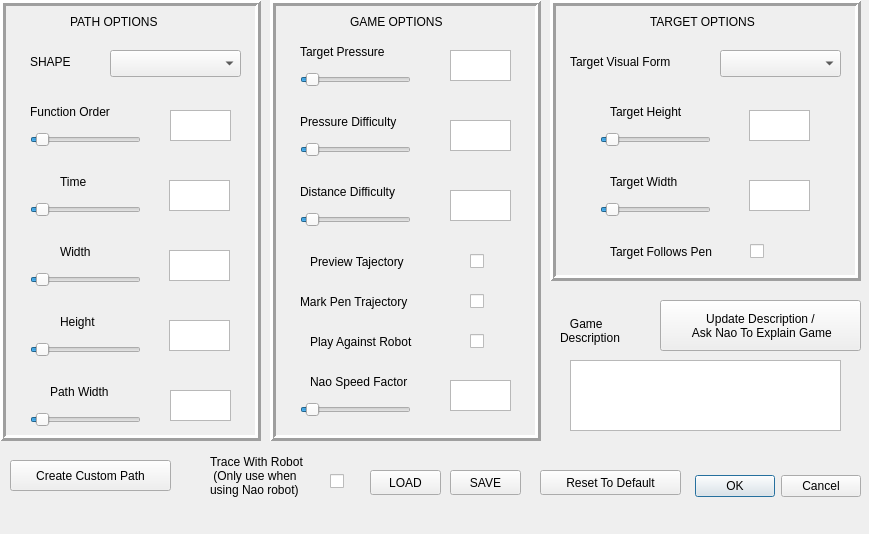
<?xml version="1.0" encoding="UTF-8"?>
<ui version="4.0">
 <class>Dialog</class>
 <widget class="QDialog" name="Dialog">
  <property name="geometry">
   <rect>
    <x>0</x>
    <y>0</y>
    <width>869</width>
    <height>534</height>
   </rect>
  </property>
  <property name="acceptDrops">
   <bool>false</bool>
  </property>
  <property name="windowTitle">
   <string>Dialog</string>
  </property>
  <widget class="QDialogButtonBox" name="buttonBox">
   <property name="geometry">
    <rect>
     <x>670</x>
     <y>470</y>
     <width>191</width>
     <height>32</height>
    </rect>
   </property>
   <property name="orientation">
    <enum>Qt::Horizontal</enum>
   </property>
   <property name="standardButtons">
    <set>QDialogButtonBox::Cancel|QDialogButtonBox::Ok</set>
   </property>
  </widget>
  <widget class="QPushButton" name="buttonResetToDefault">
   <property name="geometry">
    <rect>
     <x>540</x>
     <y>470</y>
     <width>141</width>
     <height>25</height>
    </rect>
   </property>
   <property name="toolTip">
    <string>Reset settings to default</string>
   </property>
   <property name="text">
    <string>Reset To Default</string>
   </property>
  </widget>
  <widget class="QComboBox" name="choice_shape">
   <property name="geometry">
    <rect>
     <x>110</x>
     <y>50</y>
     <width>131</width>
     <height>27</height>
    </rect>
   </property>
   <property name="styleSheet">
    <string notr="true"/>
   </property>
   <property name="currentText">
    <string/>
   </property>
  </widget>
  <widget class="QLabel" name="label_time">
   <property name="geometry">
    <rect>
     <x>60</x>
     <y>160</y>
     <width>51</width>
     <height>43</height>
    </rect>
   </property>
   <property name="toolTip">
    <string>The time it takes for the robot to simulate tracing the path.</string>
   </property>
   <property name="text">
    <string>Time</string>
   </property>
  </widget>
  <widget class="QTextEdit" name="e_time">
   <property name="geometry">
    <rect>
     <x>169</x>
     <y>180</y>
     <width>61</width>
     <height>31</height>
    </rect>
   </property>
  </widget>
  <widget class="QTextEdit" name="e_height">
   <property name="geometry">
    <rect>
     <x>169</x>
     <y>320</y>
     <width>61</width>
     <height>31</height>
    </rect>
   </property>
  </widget>
  <widget class="QLabel" name="label_width">
   <property name="geometry">
    <rect>
     <x>60</x>
     <y>230</y>
     <width>61</width>
     <height>43</height>
    </rect>
   </property>
   <property name="toolTip">
    <string>Total width of the entire path</string>
   </property>
   <property name="text">
    <string>Width</string>
   </property>
  </widget>
  <widget class="QLabel" name="label_height">
   <property name="geometry">
    <rect>
     <x>60</x>
     <y>300</y>
     <width>61</width>
     <height>43</height>
    </rect>
   </property>
   <property name="toolTip">
    <string>Total height of the entire path</string>
   </property>
   <property name="text">
    <string>Height</string>
   </property>
  </widget>
  <widget class="QTextEdit" name="e_width">
   <property name="geometry">
    <rect>
     <x>169</x>
     <y>250</y>
     <width>61</width>
     <height>31</height>
    </rect>
   </property>
  </widget>
  <widget class="QTextEdit" name="e_pressureDifficulty">
   <property name="geometry">
    <rect>
     <x>450</x>
     <y>120</y>
     <width>61</width>
     <height>31</height>
    </rect>
   </property>
  </widget>
  <widget class="QLabel" name="label_pressureDifficulty">
   <property name="geometry">
    <rect>
     <x>300</x>
     <y>100</y>
     <width>141</width>
     <height>43</height>
    </rect>
   </property>
   <property name="toolTip">
    <string>How close the pressure has to be 
 to the target pressure to make the target green</string>
   </property>
   <property name="text">
    <string>Pressure Difficulty</string>
   </property>
  </widget>
  <widget class="QLabel" name="label_targetPressure">
   <property name="geometry">
    <rect>
     <x>300</x>
     <y>30</y>
     <width>131</width>
     <height>43</height>
    </rect>
   </property>
   <property name="toolTip">
    <string>The constant pressure the need to be kept along the path</string>
   </property>
   <property name="text">
    <string>Target Pressure</string>
   </property>
  </widget>
  <widget class="QLabel" name="label_distanceDifficulty">
   <property name="geometry">
    <rect>
     <x>300</x>
     <y>170</y>
     <width>141</width>
     <height>43</height>
    </rect>
   </property>
   <property name="toolTip">
    <string>How close you have to be to the target center 
 to make the target green</string>
   </property>
   <property name="text">
    <string>Distance Difficulty</string>
   </property>
  </widget>
  <widget class="QTextEdit" name="e_distanceDifficulty">
   <property name="geometry">
    <rect>
     <x>450</x>
     <y>190</y>
     <width>61</width>
     <height>31</height>
    </rect>
   </property>
  </widget>
  <widget class="QPushButton" name="buttonNaoExplain">
   <property name="geometry">
    <rect>
     <x>660</x>
     <y>300</y>
     <width>201</width>
     <height>51</height>
    </rect>
   </property>
   <property name="toolTip">
    <string>Make the robot explain the game, and update the game description above</string>
   </property>
   <property name="text">
    <string>Update Description / 
 Ask Nao To Explain Game</string>
   </property>
  </widget>
  <widget class="QTextEdit" name="e_targetHeight">
   <property name="geometry">
    <rect>
     <x>749</x>
     <y>110</y>
     <width>61</width>
     <height>31</height>
    </rect>
   </property>
  </widget>
  <widget class="QTextEdit" name="e_targetWidth">
   <property name="geometry">
    <rect>
     <x>749</x>
     <y>180</y>
     <width>61</width>
     <height>31</height>
    </rect>
   </property>
  </widget>
  <widget class="QLabel" name="label_targetWidth">
   <property name="geometry">
    <rect>
     <x>610</x>
     <y>160</y>
     <width>111</width>
     <height>43</height>
    </rect>
   </property>
   <property name="toolTip">
    <string>Width of the target</string>
   </property>
   <property name="text">
    <string>Target Width</string>
   </property>
  </widget>
  <widget class="QLabel" name="label_targetHeight">
   <property name="geometry">
    <rect>
     <x>610</x>
     <y>90</y>
     <width>111</width>
     <height>43</height>
    </rect>
   </property>
   <property name="toolTip">
    <string>Height of the target</string>
   </property>
   <property name="text">
    <string>Target Height</string>
   </property>
  </widget>
  <widget class="QComboBox" name="choice_visualForm">
   <property name="geometry">
    <rect>
     <x>720</x>
     <y>50</y>
     <width>121</width>
     <height>27</height>
    </rect>
   </property>
   <property name="styleSheet">
    <string notr="true"/>
   </property>
   <property name="currentText">
    <string/>
   </property>
  </widget>
  <widget class="QLabel" name="label_visualForm">
   <property name="geometry">
    <rect>
     <x>570</x>
     <y>40</y>
     <width>141</width>
     <height>43</height>
    </rect>
   </property>
   <property name="toolTip">
    <string>What the target looks like on the screen</string>
   </property>
   <property name="text">
    <string>Target Visual Form</string>
   </property>
  </widget>
  <widget class="QLabel" name="label_order">
   <property name="geometry">
    <rect>
     <x>30</x>
     <y>90</y>
     <width>121</width>
     <height>43</height>
    </rect>
   </property>
   <property name="toolTip">
    <string>For sinusoid: number of waves. 
 For random splines: waviness of the spline. 
 For Spiral: number of turns</string>
   </property>
   <property name="text">
    <string>Function Order</string>
   </property>
  </widget>
  <widget class="QTextEdit" name="e_order">
   <property name="geometry">
    <rect>
     <x>170</x>
     <y>110</y>
     <width>61</width>
     <height>31</height>
    </rect>
   </property>
  </widget>
  <widget class="QLabel" name="label_markPenTraj">
   <property name="geometry">
    <rect>
     <x>300</x>
     <y>280</y>
     <width>161</width>
     <height>43</height>
    </rect>
   </property>
   <property name="toolTip">
    <string>If left unchecked, the pen will leave no trace</string>
   </property>
   <property name="text">
    <string>Mark Pen Trajectory</string>
   </property>
  </widget>
  <widget class="QCheckBox" name="c_markPenTraj">
   <property name="geometry">
    <rect>
     <x>470</x>
     <y>290</y>
     <width>21</width>
     <height>22</height>
    </rect>
   </property>
   <property name="acceptDrops">
    <bool>false</bool>
   </property>
   <property name="text">
    <string/>
   </property>
   <property name="checked">
    <bool>false</bool>
   </property>
  </widget>
  <widget class="QLabel" name="label_targetFollowsPen">
   <property name="geometry">
    <rect>
     <x>610</x>
     <y>230</y>
     <width>151</width>
     <height>43</height>
    </rect>
   </property>
   <property name="toolTip">
    <string>If checked, the target will follow the pen and not the path, 
 the user can go along the path at their own speed</string>
   </property>
   <property name="text">
    <string>Target Follows Pen</string>
   </property>
  </widget>
  <widget class="QCheckBox" name="c_previewTraj">
   <property name="geometry">
    <rect>
     <x>470</x>
     <y>250</y>
     <width>21</width>
     <height>22</height>
    </rect>
   </property>
   <property name="acceptDrops">
    <bool>false</bool>
   </property>
   <property name="text">
    <string/>
   </property>
   <property name="checked">
    <bool>false</bool>
   </property>
  </widget>
  <widget class="QLabel" name="label_previewTraj">
   <property name="geometry">
    <rect>
     <x>310</x>
     <y>240</y>
     <width>151</width>
     <height>43</height>
    </rect>
   </property>
   <property name="toolTip">
    <string>If left unchecked, the path will not be drawn onto the screen, 
 the user will have to follow the target without knowing where it is going</string>
   </property>
   <property name="text">
    <string>Preview Tajectory</string>
   </property>
  </widget>
  <widget class="QLabel" name="label_pathWidth">
   <property name="geometry">
    <rect>
     <x>50</x>
     <y>370</y>
     <width>91</width>
     <height>43</height>
    </rect>
   </property>
   <property name="toolTip">
    <string>Width of the path</string>
   </property>
   <property name="text">
    <string>Path Width</string>
   </property>
  </widget>
  <widget class="QTextEdit" name="e_pathWidth">
   <property name="geometry">
    <rect>
     <x>170</x>
     <y>390</y>
     <width>61</width>
     <height>31</height>
    </rect>
   </property>
  </widget>
  <widget class="QLabel" name="label_playAgainstRobot">
   <property name="geometry">
    <rect>
     <x>310</x>
     <y>320</y>
     <width>151</width>
     <height>43</height>
    </rect>
   </property>
   <property name="toolTip">
    <string>A robot head will traverse the path, 
 the goal is to get to the end of the path before the robot</string>
   </property>
   <property name="text">
    <string>Play Against Robot</string>
   </property>
  </widget>
  <widget class="QCheckBox" name="c_traceWithRobot">
   <property name="geometry">
    <rect>
     <x>330</x>
     <y>470</y>
     <width>21</width>
     <height>22</height>
    </rect>
   </property>
   <property name="acceptDrops">
    <bool>false</bool>
   </property>
   <property name="text">
    <string/>
   </property>
   <property name="checked">
    <bool>false</bool>
   </property>
  </widget>
  <widget class="QCheckBox" name="c_playAgainstRobot">
   <property name="geometry">
    <rect>
     <x>470</x>
     <y>330</y>
     <width>21</width>
     <height>22</height>
    </rect>
   </property>
   <property name="acceptDrops">
    <bool>false</bool>
   </property>
   <property name="text">
    <string/>
   </property>
   <property name="checked">
    <bool>false</bool>
   </property>
  </widget>
  <widget class="QLabel" name="label_traceWithRobot">
   <property name="geometry">
    <rect>
     <x>210</x>
     <y>440</y>
     <width>141</width>
     <height>71</height>
    </rect>
   </property>
   <property name="toolTip">
    <string>The robot will pretend to trace the path 
 before starting the game</string>
   </property>
   <property name="text">
    <string>Trace With Robot 
 (Only use when 
using Nao robot)</string>
   </property>
  </widget>
  <widget class="QLabel" name="label_naoSpeedFactor">
   <property name="geometry">
    <rect>
     <x>310</x>
     <y>360</y>
     <width>141</width>
     <height>43</height>
    </rect>
   </property>
   <property name="toolTip">
    <string>Regulates the speed of the robot head along the path</string>
   </property>
   <property name="text">
    <string>Nao Speed Factor</string>
   </property>
  </widget>
  <widget class="QTextEdit" name="e_naoSpeedFactor">
   <property name="geometry">
    <rect>
     <x>450</x>
     <y>380</y>
     <width>61</width>
     <height>31</height>
    </rect>
   </property>
  </widget>
  <widget class="QPushButton" name="buttonLoad">
   <property name="geometry">
    <rect>
     <x>370</x>
     <y>470</y>
     <width>71</width>
     <height>25</height>
    </rect>
   </property>
   <property name="toolTip">
    <string>Load saved settings</string>
   </property>
   <property name="text">
    <string>LOAD</string>
   </property>
  </widget>
  <widget class="QPushButton" name="buttonSave">
   <property name="geometry">
    <rect>
     <x>450</x>
     <y>470</y>
     <width>71</width>
     <height>25</height>
    </rect>
   </property>
   <property name="toolTip">
    <string>Save current settings</string>
   </property>
   <property name="text">
    <string>SAVE</string>
   </property>
  </widget>
  <widget class="QLabel" name="label_gameOptions">
   <property name="geometry">
    <rect>
     <x>350</x>
     <y>0</y>
     <width>111</width>
     <height>43</height>
    </rect>
   </property>
   <property name="text">
    <string>GAME OPTIONS</string>
   </property>
  </widget>
  <widget class="QLabel" name="label_gameOptions_2">
   <property name="geometry">
    <rect>
     <x>650</x>
     <y>0</y>
     <width>131</width>
     <height>43</height>
    </rect>
   </property>
   <property name="text">
    <string>TARGET OPTIONS</string>
   </property>
  </widget>
  <widget class="QLabel" name="label_gameOptions_3">
   <property name="geometry">
    <rect>
     <x>70</x>
     <y>0</y>
     <width>131</width>
     <height>43</height>
    </rect>
   </property>
   <property name="text">
    <string>PATH OPTIONS</string>
   </property>
  </widget>
  <widget class="QFrame" name="frame">
   <property name="geometry">
    <rect>
     <x>0</x>
     <y>0</y>
     <width>261</width>
     <height>441</height>
    </rect>
   </property>
   <property name="frameShape">
    <enum>QFrame::Box</enum>
   </property>
   <property name="frameShadow">
    <enum>QFrame::Raised</enum>
   </property>
   <property name="lineWidth">
    <number>3</number>
   </property>
  </widget>
  <widget class="QFrame" name="frame_2">
   <property name="geometry">
    <rect>
     <x>270</x>
     <y>0</y>
     <width>271</width>
     <height>441</height>
    </rect>
   </property>
   <property name="frameShape">
    <enum>QFrame::Box</enum>
   </property>
   <property name="frameShadow">
    <enum>QFrame::Raised</enum>
   </property>
   <property name="lineWidth">
    <number>3</number>
   </property>
  </widget>
  <widget class="QFrame" name="frame_3">
   <property name="geometry">
    <rect>
     <x>550</x>
     <y>0</y>
     <width>311</width>
     <height>281</height>
    </rect>
   </property>
   <property name="frameShape">
    <enum>QFrame::Box</enum>
   </property>
   <property name="frameShadow">
    <enum>QFrame::Raised</enum>
   </property>
   <property name="lineWidth">
    <number>3</number>
   </property>
   <widget class="QCheckBox" name="c_targetFollowsPen">
    <property name="geometry">
     <rect>
      <x>200</x>
      <y>240</y>
      <width>21</width>
      <height>22</height>
     </rect>
    </property>
    <property name="acceptDrops">
     <bool>false</bool>
    </property>
    <property name="text">
     <string/>
    </property>
    <property name="checked">
     <bool>false</bool>
    </property>
   </widget>
  </widget>
  <widget class="QTextBrowser" name="textGameDescription">
   <property name="geometry">
    <rect>
     <x>570</x>
     <y>360</y>
     <width>271</width>
     <height>71</height>
    </rect>
   </property>
   <property name="toolTip">
    <string>Description of the game. 
 Click Ask Nao To Explain Game to update the description</string>
   </property>
   <property name="html">
    <string>&lt;!DOCTYPE HTML PUBLIC &quot;-//W3C//DTD HTML 4.0//EN&quot; &quot;http://www.w3.org/TR/REC-html40/strict.dtd&quot;&gt;
&lt;html&gt;&lt;head&gt;&lt;meta name=&quot;qrichtext&quot; content=&quot;1&quot; /&gt;&lt;style type=&quot;text/css&quot;&gt;
p, li { white-space: pre-wrap; }
&lt;/style&gt;&lt;/head&gt;&lt;body style=&quot; font-family:'Ubuntu'; font-size:11pt; font-weight:400; font-style:normal;&quot;&gt;
&lt;p style=&quot;-qt-paragraph-type:empty; margin-top:0px; margin-bottom:0px; margin-left:0px; margin-right:0px; -qt-block-indent:0; text-indent:0px;&quot;&gt;&lt;br /&gt;&lt;/p&gt;&lt;/body&gt;&lt;/html&gt;</string>
   </property>
  </widget>
  <widget class="QLabel" name="label_gameDescription">
   <property name="geometry">
    <rect>
     <x>560</x>
     <y>300</y>
     <width>111</width>
     <height>61</height>
    </rect>
   </property>
   <property name="toolTip">
    <string>Description of the game. 
 Click Ask Nao To Explain Game to update the description</string>
   </property>
   <property name="text">
    <string>   Game 
Description</string>
   </property>
  </widget>
  <widget class="QSlider" name="sliderTargetPressure">
   <property name="geometry">
    <rect>
     <x>300</x>
     <y>70</y>
     <width>111</width>
     <height>20</height>
    </rect>
   </property>
   <property name="maximum">
    <number>100</number>
   </property>
   <property name="singleStep">
    <number>1</number>
   </property>
   <property name="pageStep">
    <number>50</number>
   </property>
   <property name="value">
    <number>5</number>
   </property>
   <property name="sliderPosition">
    <number>5</number>
   </property>
   <property name="orientation">
    <enum>Qt::Horizontal</enum>
   </property>
  </widget>
  <widget class="QTextEdit" name="e_targetPressure">
   <property name="geometry">
    <rect>
     <x>450</x>
     <y>50</y>
     <width>61</width>
     <height>31</height>
    </rect>
   </property>
  </widget>
  <widget class="QSlider" name="sliderPressureDifficulty">
   <property name="geometry">
    <rect>
     <x>300</x>
     <y>140</y>
     <width>111</width>
     <height>20</height>
    </rect>
   </property>
   <property name="maximum">
    <number>100</number>
   </property>
   <property name="singleStep">
    <number>1</number>
   </property>
   <property name="pageStep">
    <number>50</number>
   </property>
   <property name="value">
    <number>5</number>
   </property>
   <property name="sliderPosition">
    <number>5</number>
   </property>
   <property name="orientation">
    <enum>Qt::Horizontal</enum>
   </property>
  </widget>
  <widget class="QSlider" name="sliderDistanceDifficulty">
   <property name="geometry">
    <rect>
     <x>300</x>
     <y>210</y>
     <width>111</width>
     <height>20</height>
    </rect>
   </property>
   <property name="maximum">
    <number>100</number>
   </property>
   <property name="singleStep">
    <number>1</number>
   </property>
   <property name="pageStep">
    <number>50</number>
   </property>
   <property name="value">
    <number>5</number>
   </property>
   <property name="sliderPosition">
    <number>5</number>
   </property>
   <property name="orientation">
    <enum>Qt::Horizontal</enum>
   </property>
  </widget>
  <widget class="QSlider" name="sliderNaoSpeedFactor">
   <property name="geometry">
    <rect>
     <x>300</x>
     <y>400</y>
     <width>111</width>
     <height>20</height>
    </rect>
   </property>
   <property name="maximum">
    <number>100</number>
   </property>
   <property name="singleStep">
    <number>1</number>
   </property>
   <property name="pageStep">
    <number>50</number>
   </property>
   <property name="value">
    <number>5</number>
   </property>
   <property name="sliderPosition">
    <number>5</number>
   </property>
   <property name="orientation">
    <enum>Qt::Horizontal</enum>
   </property>
  </widget>
  <widget class="QSlider" name="sliderWidth">
   <property name="geometry">
    <rect>
     <x>30</x>
     <y>270</y>
     <width>111</width>
     <height>20</height>
    </rect>
   </property>
   <property name="maximum">
    <number>100</number>
   </property>
   <property name="singleStep">
    <number>1</number>
   </property>
   <property name="pageStep">
    <number>50</number>
   </property>
   <property name="value">
    <number>5</number>
   </property>
   <property name="sliderPosition">
    <number>5</number>
   </property>
   <property name="orientation">
    <enum>Qt::Horizontal</enum>
   </property>
  </widget>
  <widget class="QSlider" name="sliderOrder">
   <property name="geometry">
    <rect>
     <x>30</x>
     <y>130</y>
     <width>111</width>
     <height>20</height>
    </rect>
   </property>
   <property name="maximum">
    <number>100</number>
   </property>
   <property name="singleStep">
    <number>1</number>
   </property>
   <property name="pageStep">
    <number>50</number>
   </property>
   <property name="value">
    <number>5</number>
   </property>
   <property name="sliderPosition">
    <number>5</number>
   </property>
   <property name="orientation">
    <enum>Qt::Horizontal</enum>
   </property>
  </widget>
  <widget class="QSlider" name="sliderTime">
   <property name="geometry">
    <rect>
     <x>30</x>
     <y>200</y>
     <width>111</width>
     <height>20</height>
    </rect>
   </property>
   <property name="maximum">
    <number>100</number>
   </property>
   <property name="singleStep">
    <number>1</number>
   </property>
   <property name="pageStep">
    <number>50</number>
   </property>
   <property name="value">
    <number>5</number>
   </property>
   <property name="sliderPosition">
    <number>5</number>
   </property>
   <property name="orientation">
    <enum>Qt::Horizontal</enum>
   </property>
  </widget>
  <widget class="QSlider" name="sliderPathWidth">
   <property name="geometry">
    <rect>
     <x>30</x>
     <y>410</y>
     <width>111</width>
     <height>20</height>
    </rect>
   </property>
   <property name="maximum">
    <number>100</number>
   </property>
   <property name="singleStep">
    <number>1</number>
   </property>
   <property name="pageStep">
    <number>50</number>
   </property>
   <property name="value">
    <number>5</number>
   </property>
   <property name="sliderPosition">
    <number>5</number>
   </property>
   <property name="orientation">
    <enum>Qt::Horizontal</enum>
   </property>
  </widget>
  <widget class="QSlider" name="sliderHeight">
   <property name="geometry">
    <rect>
     <x>30</x>
     <y>340</y>
     <width>111</width>
     <height>20</height>
    </rect>
   </property>
   <property name="maximum">
    <number>100</number>
   </property>
   <property name="singleStep">
    <number>1</number>
   </property>
   <property name="pageStep">
    <number>50</number>
   </property>
   <property name="value">
    <number>5</number>
   </property>
   <property name="sliderPosition">
    <number>5</number>
   </property>
   <property name="orientation">
    <enum>Qt::Horizontal</enum>
   </property>
  </widget>
  <widget class="QSlider" name="sliderTargetWidth">
   <property name="geometry">
    <rect>
     <x>600</x>
     <y>200</y>
     <width>111</width>
     <height>20</height>
    </rect>
   </property>
   <property name="maximum">
    <number>100</number>
   </property>
   <property name="singleStep">
    <number>1</number>
   </property>
   <property name="pageStep">
    <number>50</number>
   </property>
   <property name="value">
    <number>5</number>
   </property>
   <property name="sliderPosition">
    <number>5</number>
   </property>
   <property name="orientation">
    <enum>Qt::Horizontal</enum>
   </property>
  </widget>
  <widget class="QSlider" name="sliderTargetHeight">
   <property name="geometry">
    <rect>
     <x>600</x>
     <y>130</y>
     <width>111</width>
     <height>20</height>
    </rect>
   </property>
   <property name="maximum">
    <number>100</number>
   </property>
   <property name="singleStep">
    <number>1</number>
   </property>
   <property name="pageStep">
    <number>50</number>
   </property>
   <property name="value">
    <number>5</number>
   </property>
   <property name="sliderPosition">
    <number>5</number>
   </property>
   <property name="orientation">
    <enum>Qt::Horizontal</enum>
   </property>
  </widget>
  <widget class="QLabel" name="label_shape">
   <property name="geometry">
    <rect>
     <x>30</x>
     <y>40</y>
     <width>71</width>
     <height>43</height>
    </rect>
   </property>
   <property name="toolTip">
    <string>Shape of the path 
 (If you choose letter, you need to select the path for 
 the letter shape in the settings below</string>
   </property>
   <property name="text">
    <string>SHAPE</string>
   </property>
  </widget>
  <widget class="QWidget" name="widgetTrash" native="true">
   <property name="geometry">
    <rect>
     <x>210</x>
     <y>560</y>
     <width>441</width>
     <height>151</height>
    </rect>
   </property>
   <widget class="QLabel" name="label_pathType">
    <property name="geometry">
     <rect>
      <x>230</x>
      <y>10</y>
      <width>81</width>
      <height>41</height>
     </rect>
    </property>
    <property name="text">
     <string>Path Type</string>
    </property>
   </widget>
   <widget class="QLabel" name="label_centerY">
    <property name="geometry">
     <rect>
      <x>231</x>
      <y>80</y>
      <width>71</width>
      <height>43</height>
     </rect>
    </property>
    <property name="text">
     <string>Center Y</string>
    </property>
   </widget>
   <widget class="QComboBox" name="choice_pathType">
    <property name="geometry">
     <rect>
      <x>310</x>
      <y>20</y>
      <width>111</width>
      <height>27</height>
     </rect>
    </property>
    <property name="styleSheet">
     <string notr="true"/>
    </property>
    <property name="currentText">
     <string/>
    </property>
   </widget>
   <widget class="QTextEdit" name="e_centerX">
    <property name="geometry">
     <rect>
      <x>340</x>
      <y>50</y>
      <width>81</width>
      <height>31</height>
     </rect>
    </property>
   </widget>
   <widget class="QTextEdit" name="e_centerY">
    <property name="geometry">
     <rect>
      <x>340</x>
      <y>90</y>
      <width>81</width>
      <height>31</height>
     </rect>
    </property>
   </widget>
   <widget class="QLabel" name="label_centerX">
    <property name="geometry">
     <rect>
      <x>231</x>
      <y>40</y>
      <width>71</width>
      <height>43</height>
     </rect>
    </property>
    <property name="text">
     <string>Center X</string>
    </property>
   </widget>
   <widget class="QTextEdit" name="e_speedFactor">
    <property name="geometry">
     <rect>
      <x>140</x>
      <y>40</y>
      <width>71</width>
      <height>31</height>
     </rect>
    </property>
   </widget>
   <widget class="QLabel" name="label_speedFactor">
    <property name="geometry">
     <rect>
      <x>10</x>
      <y>30</y>
      <width>121</width>
      <height>43</height>
     </rect>
    </property>
    <property name="toolTip">
     <string>The slow down factor of the target compared to 
 the real drawing of the custom path or letter</string>
    </property>
    <property name="text">
     <string>Slow Down Factor</string>
    </property>
   </widget>
   <widget class="QLineEdit" name="pathText">
    <property name="geometry">
     <rect>
      <x>20</x>
      <y>110</y>
      <width>201</width>
      <height>26</height>
     </rect>
    </property>
    <property name="toolTip">
     <string>directory of the letter data</string>
    </property>
    <property name="text">
     <string>letters</string>
    </property>
   </widget>
   <widget class="QPushButton" name="buttonPathDialog">
    <property name="geometry">
     <rect>
      <x>20</x>
      <y>80</y>
      <width>201</width>
      <height>26</height>
     </rect>
    </property>
    <property name="toolTip">
     <string>Load data for letter paths (use when Shape = Letter )</string>
    </property>
    <property name="text">
     <string>Select Path For Letter Shape</string>
    </property>
   </widget>
  </widget>
  <widget class="QPushButton" name="buttonCreateCustomPath">
   <property name="geometry">
    <rect>
     <x>10</x>
     <y>460</y>
     <width>161</width>
     <height>31</height>
    </rect>
   </property>
   <property name="toolTip">
    <string>Opens a tablet surface on which you can 
 draw a shape that will be transformed into a path</string>
   </property>
   <property name="text">
    <string>Create Custom Path</string>
   </property>
  </widget>
  <zorder>frame_2</zorder>
  <zorder>frame</zorder>
  <zorder>frame_3</zorder>
  <zorder>buttonBox</zorder>
  <zorder>buttonResetToDefault</zorder>
  <zorder>choice_shape</zorder>
  <zorder>label_time</zorder>
  <zorder>e_time</zorder>
  <zorder>e_height</zorder>
  <zorder>label_width</zorder>
  <zorder>label_height</zorder>
  <zorder>e_width</zorder>
  <zorder>e_pressureDifficulty</zorder>
  <zorder>label_pressureDifficulty</zorder>
  <zorder>label_targetPressure</zorder>
  <zorder>label_distanceDifficulty</zorder>
  <zorder>e_distanceDifficulty</zorder>
  <zorder>buttonNaoExplain</zorder>
  <zorder>e_targetHeight</zorder>
  <zorder>e_targetWidth</zorder>
  <zorder>label_targetWidth</zorder>
  <zorder>label_targetHeight</zorder>
  <zorder>choice_visualForm</zorder>
  <zorder>label_visualForm</zorder>
  <zorder>label_order</zorder>
  <zorder>e_order</zorder>
  <zorder>label_markPenTraj</zorder>
  <zorder>c_markPenTraj</zorder>
  <zorder>label_targetFollowsPen</zorder>
  <zorder>c_previewTraj</zorder>
  <zorder>label_previewTraj</zorder>
  <zorder>label_pathWidth</zorder>
  <zorder>e_pathWidth</zorder>
  <zorder>label_playAgainstRobot</zorder>
  <zorder>c_traceWithRobot</zorder>
  <zorder>c_playAgainstRobot</zorder>
  <zorder>label_traceWithRobot</zorder>
  <zorder>label_naoSpeedFactor</zorder>
  <zorder>e_naoSpeedFactor</zorder>
  <zorder>buttonLoad</zorder>
  <zorder>buttonSave</zorder>
  <zorder>label_gameOptions</zorder>
  <zorder>label_gameOptions_2</zorder>
  <zorder>label_gameOptions_3</zorder>
  <zorder>textGameDescription</zorder>
  <zorder>label_gameDescription</zorder>
  <zorder>sliderTargetPressure</zorder>
  <zorder>e_targetPressure</zorder>
  <zorder>sliderPressureDifficulty</zorder>
  <zorder>sliderDistanceDifficulty</zorder>
  <zorder>sliderNaoSpeedFactor</zorder>
  <zorder>sliderWidth</zorder>
  <zorder>sliderOrder</zorder>
  <zorder>sliderTime</zorder>
  <zorder>sliderPathWidth</zorder>
  <zorder>sliderHeight</zorder>
  <zorder>sliderTargetWidth</zorder>
  <zorder>sliderTargetHeight</zorder>
  <zorder>label_shape</zorder>
  <zorder>widgetTrash</zorder>
  <zorder>buttonCreateCustomPath</zorder>
 </widget>
 <resources/>
 <connections/>
</ui>
